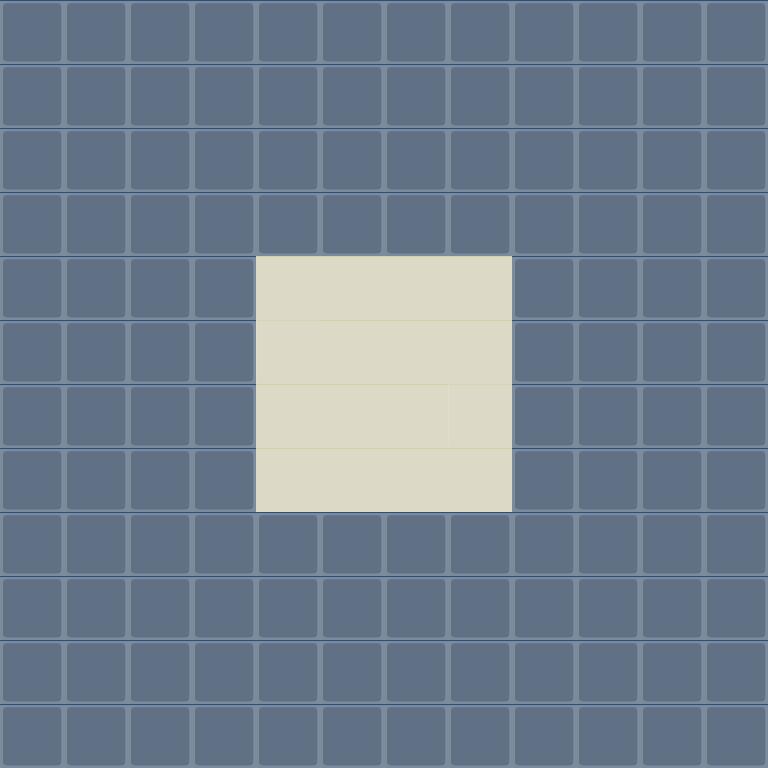

A 2D game scene composited from a Tiled map and its tileset images. What follows is a short description and the map's XML, with each tile layer's data collapsed to a summary:
An orthogonal 12x12 tile map with 64x64 px tiles, 2 tile layers (Tile Layer 1, Meta), 3 tilesets and 4 objects (2x BlueSpawn, 2x RedSpawn).

<map version="1.0" orientation="orthogonal" renderorder="right-down" width="12" height="12" tilewidth="64" tileheight="64" backgroundcolor="#ebe8e6">
 <tileset firstgid="1" name="Tiles_V1" tilewidth="64" tileheight="64">
  <image source="../tiles_v1.png" width="128" height="320" />
 </tileset>
 <tileset firstgid="11" name="metaTiles_v1" tilewidth="64" tileheight="64">
  <image source="../metaTiles_v1.png" width="320" height="64" />
  <tile id="1">
   <properties>
    <property name="Free" value="True" />
    <property name="Stop" value="False" />
   </properties>
  </tile>
  <tile id="4">
   <properties>
    <property name="Stop" value="True" />
   </properties>
  </tile>
 </tileset>
 <tileset firstgid="16" name="Tiles_V2" tilewidth="64" tileheight="64">
  <image source="../tiles_v2.png" width="321" height="192" />
 </tileset>
 <objectgroup color="#ebe8e6" name="Objects">
  <object name="BlueSpawn" x="256" y="384" width="64" height="64" />
  <object name="BlueSpawn" x="256" y="256" width="64" height="64" />
  <object name="RedSpawn" x="256" y="448" width="64" height="64" />
  <object name="RedSpawn" x="320" y="256" width="64" height="64" />
 </objectgroup>
 <layer name="Tile Layer 1" width="12" height="12">
  <data>[144 cells, 128 non-empty, 1 distinct tile ids]</data>
 </layer>
 <layer name="Meta" width="12" height="12">
  <data>[144 cells, 144 non-empty, 3 distinct tile ids]</data>
 </layer>
</map>
